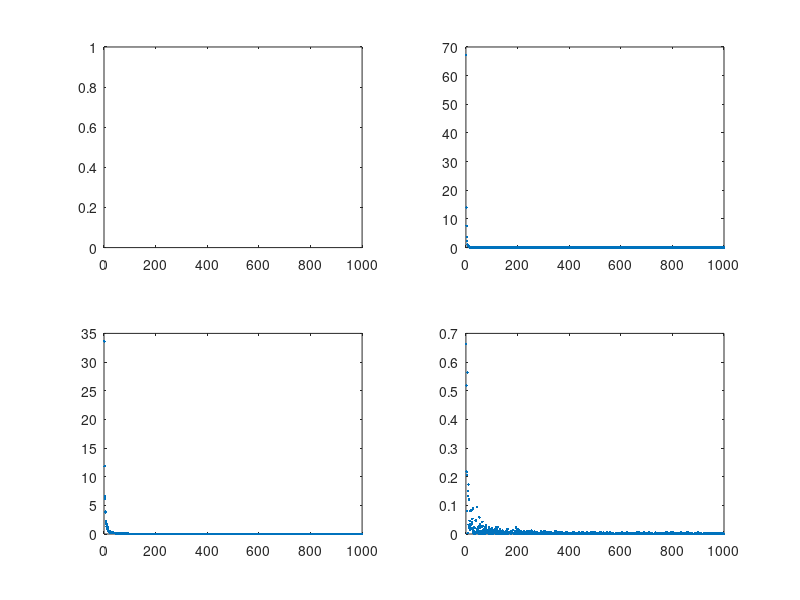

The MATLAB script that drew this image:
d = [0 .33 .66 .99];
c = 0;

samples = 100;
depth = 1000;

for i = 1:length(d)
    subplot(2,2,i)
    pik = zeros(samples,depth);
    
    pik(:,1) = betarnd(1-d(i), c+1*d(i), samples,1);
    rprod = 1-pik(:,1);
    for k = 2:depth
        beta_k = betarnd(1-d(i), c+k*d(i), samples,1);
        pik(:,k) = (rprod) .* beta_k;
        rprod = rprod .* (1-beta_k);
    end
    
    Epik = sum(pik);
    
    plot(Epik,'.')
end